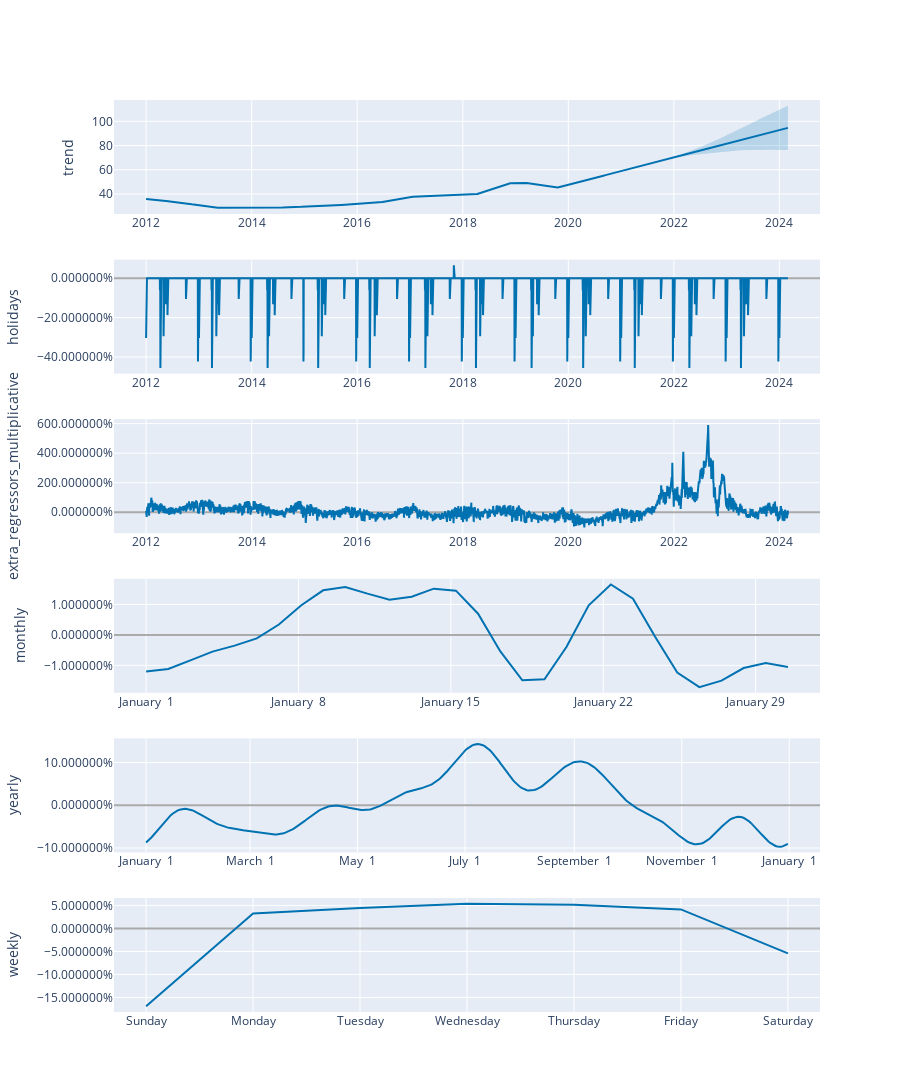

Source (notebook cell):
### Code cell
# Python
plot_components_plotly(m, forecast)

### Figure 1 — Plotly figure (JSON) as saved in the notebook; plotly's stock layout.template omitted (floating-point values rounded to 4 significant figures; data arrays with more than 128 entries replaced by an {"elided": "..."} marker saying what was removed)
{"data": [{"line": {"color": "#0072B2", "width": 2}, "mode": "lines", "name": "trend", "type": "scatter", "x": {"elided": "4439 str values"}, "xaxis": "x", "y": {"elided": "4439 float values"}, "yaxis": "y"}, {"line": {"color": "rgba(0, 114, 178, 0.2)", "width": 0}, "mode": "lines", "name": "trend_upper", "type": "scatter", "x": {"elided": "4439 str values"}, "xaxis": "x", "y": {"elided": "4439 float values"}, "yaxis": "y"}, {"fill": "tonexty", "fillcolor": "rgba(0, 114, 178, 0.2)", "line": {"color": "rgba(0, 114, 178, 0.2)", "width": 0}, "mode": "lines", "name": "trend_lower", "type": "scatter", "x": {"elided": "4439 str values"}, "xaxis": "x", "y": {"elided": "4439 float values"}, "yaxis": "y"}, {"line": {"color": "#0072B2", "width": 2}, "mode": "lines", "name": "holidays", "text": {"elided": "4439 str values"}, "type": "scatter", "x": {"elided": "4439 str values"}, "xaxis": "x2", "y": {"elided": "4439 float values"}, "yaxis": "y2"}, {"line": {"color": "#0072B2", "width": 2}, "mode": "lines", "name": "extra_regressors_multiplicative", "type": "scatter", "x": {"elided": "4439 str values"}, "xaxis": "x3", "y": {"elided": "4439 float values"}, "yaxis": "y3"}, {"line": {"color": "#0072B2", "width": 2}, "mode": "lines", "name": "monthly", "type": "scatter", "x": ["2017-01-01T00:00:00", "2017-01-02T00:24:00", "2017-01-03T00:48:00", "2017-01-04T01:12:00", "2017-01-05T01:36:00", "2017-01-06T02:00:00", "2017-01-07T02:24:00", "2017-01-08T02:48:00", "2017-01-09T03:12:00", "2017-01-10T03:36:00", "2017-01-11T04:00:00", "2017-01-12T04:24:00", "2017-01-13T04:48:00", "2017-01-14T05:12:00", "2017-01-15T05:36:00", "2017-01-16T06:00:00", "2017-01-17T06:24:00", "2017-01-18T06:48:00", "2017-01-19T07:12:00", "2017-01-20T07:36:00", "2017-01-21T08:00:00", "2017-01-22T08:24:00", "2017-01-23T08:48:00", "2017-01-24T09:12:00", "2017-01-25T09:36:00", "2017-01-26T10:00:00", "2017-01-27T10:24:00", "2017-01-28T10:48:00", "2017-01-29T11:12:00", "2017-01-30T11:36:00"], "xaxis": "x4", "y": [-0.01202, -0.01119, -0.00835, -0.005486, -0.003516, -0.001123, 0.003429, 0.009665, 0.01465, 0.01576, 0.01356, 0.01157, 0.01257, 0.0152, 0.01454, 0.006973, -0.005355, -0.01492, -0.01457, -0.003891, 0.009748, 0.01656, 0.0119, -0.0005676, -0.01235, -0.01714, -0.01501, -0.01087, -0.009221, -0.01054], "yaxis": "y4"}, {"line": {"color": "#0072B2", "width": 2}, "mode": "lines", "name": "yearly", "type": "scatter", "x": {"elided": "365 str values"}, "xaxis": "x5", "y": {"elided": "365 float values"}, "yaxis": "y5"}, {"line": {"color": "#0072B2", "width": 2}, "mode": "lines", "name": "weekly", "type": "scatter", "x": ["2017-01-01T00:00:00", "2017-01-02T00:00:00", "2017-01-03T00:00:00", "2017-01-04T00:00:00", "2017-01-05T00:00:00", "2017-01-06T00:00:00", "2017-01-07T00:00:00"], "xaxis": "x6", "y": [-0.1692, 0.03236, 0.04441, 0.05377, 0.05158, 0.04139, -0.0543], "yaxis": "y6"}], "layout": {"height": 1200, "showlegend": false, "width": 900, "xaxis": {"anchor": "y", "domain": [0, 1], "range": ["2011-05-23T21:36:00", "2024-10-08T02:24:00"], "type": "date"}, "xaxis2": {"anchor": "y2", "domain": [0, 1], "range": ["2011-05-23T21:36:00", "2024-10-08T02:24:00"], "type": "date"}, "xaxis3": {"anchor": "y3", "domain": [0, 1], "range": ["2011-05-23T21:36:00", "2024-10-08T02:24:00"], "type": "date"}, "xaxis4": {"anchor": "y4", "domain": [0, 1], "range": ["2016-12-30T12:37:12", "2017-01-31T22:58:48"], "tickformat": "%B %e", "type": "date"}, "xaxis5": {"anchor": "y5", "domain": [0, 1], "range": ["2016-12-13T18:54:02.958904115", "2018-01-18T11:04:57.863013581"], "tickformat": "%B %e", "type": "date"}, "xaxis6": {"anchor": "y6", "domain": [0, 1], "range": ["2016-12-31T16:48:00", "2017-01-07T07:12:00"], "tickformat": "%A", "type": "date"}, "yaxis": {"anchor": "x", "domain": [0.875, 1], "rangemode": "normal", "title": {"text": "trend"}, "zerolinecolor": "#AAA"}, "yaxis2": {"anchor": "x2", "domain": [0.7, 0.825], "hoverformat": ".2%", "rangemode": "tozero", "tickformat": "%", "title": {"text": "holidays"}, "zerolinecolor": "#AAA"}, "yaxis3": {"anchor": "x3", "domain": [0.525, 0.65], "hoverformat": ".2%", "rangemode": "tozero", "tickformat": "%", "title": {"text": "extra_regressors_multiplicative"}, "zerolinecolor": "#AAA"}, "yaxis4": {"anchor": "x4", "domain": [0.35, 0.475], "hoverformat": ".2%", "tickformat": "%", "title": {"text": "monthly"}, "zerolinecolor": "#AAA"}, "yaxis5": {"anchor": "x5", "domain": [0.175, 0.3], "hoverformat": ".2%", "tickformat": "%", "title": {"text": "yearly"}, "zerolinecolor": "#AAA"}, "yaxis6": {"anchor": "x6", "domain": [0, 0.125], "hoverformat": ".2%", "tickformat": "%", "title": {"text": "weekly"}, "zerolinecolor": "#AAA"}}}
